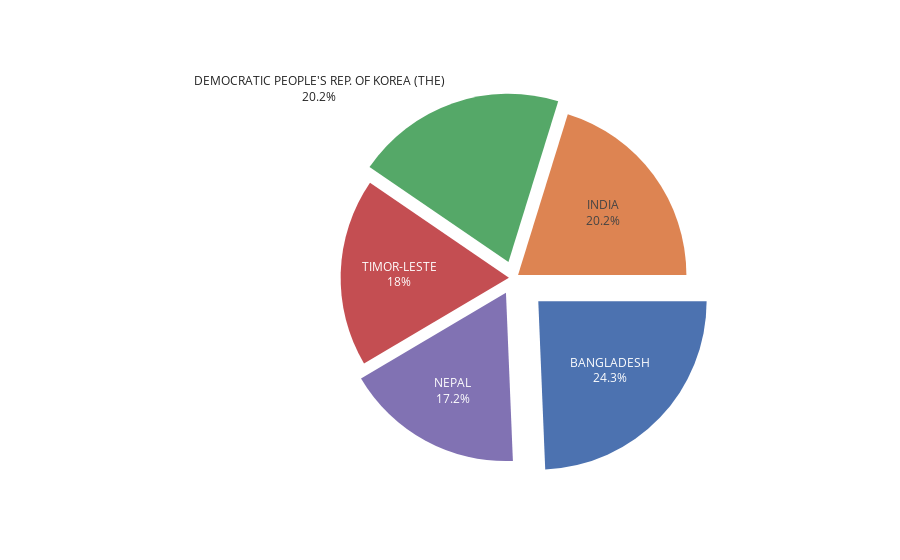

Notebook source saved alongside this figure:
### Markdown cell above
### Quel pays affiche le pourcentage d'insuffisance pondérale le plus élevé?

### Code cell
country = data.loc[:,['Country','Underweight']]
country['percunder'] = country.groupby('Country')['Underweight'].transform('max')
country = country.drop('Underweight',axis=1).drop_duplicates().sort_values('percunder', ascending=False).head()

fig = px.pie(country, names='Country', values='percunder', template='seaborn')
fig.update_traces(rotation=90, pull=[0.2,0.03,0.1,0.03,0.1], textinfo="percent+label", showlegend=False)
fig.show()

### Figure 1 — Plotly figure (JSON) as saved in the notebook; plotly's stock layout.template omitted (floating-point values rounded to 4 significant figures)
{"data": [{"domain": {"x": [0, 1], "y": [0, 1]}, "hovertemplate": "Country=%{label}<br>percunder=%{value}<extra></extra>", "labels": ["BANGLADESH", "INDIA", "DEMOCRATIC PEOPLE'S REP. OF KOREA (THE)", "TIMOR-LESTE", "NEPAL"], "legendgroup": "", "name": "", "pull": [0.2, 0.03, 0.1, 0.03, 0.1], "rotation": 90, "showlegend": false, "textinfo": "percent+label", "type": "pie", "values": [66.8, 55.5, 55.5, 49.5, 47.1]}], "layout": {"legend": {"tracegroupgap": 0}, "margin": {"t": 60}}}
